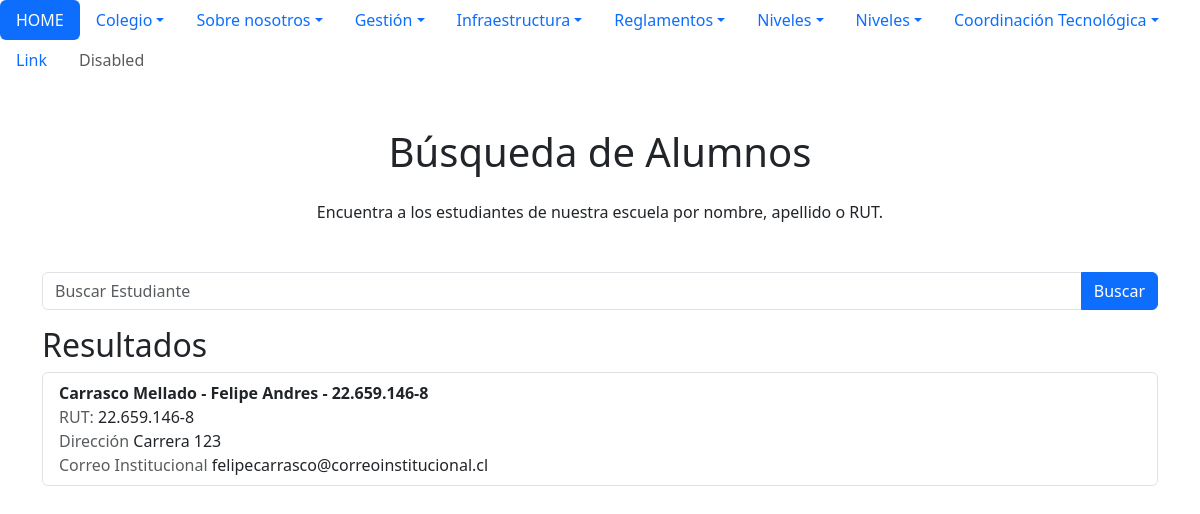
The page /student_search/ on the database as committed earlier.
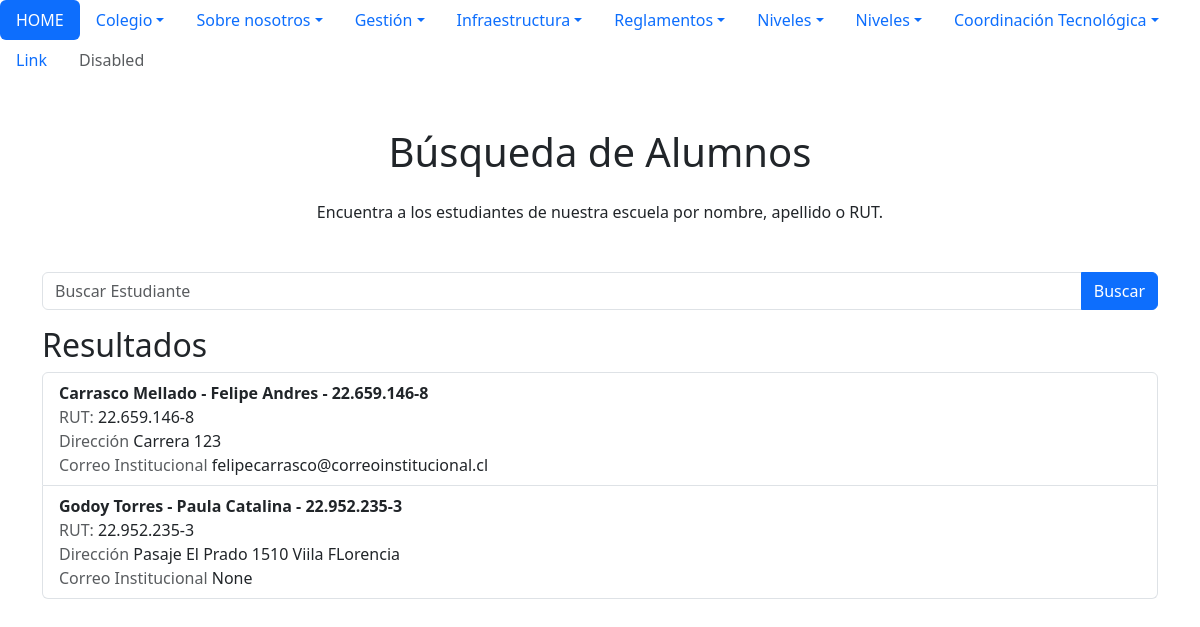
The same page on the database as committed later.
### studentinfo/models.py (models this page shows, shortened)
class Student(models.Model):
    rut = models.CharField(max_length=12, unique=True, null=False, blank=False, verbose_name="RUT")
    lname = models.CharField(max_length=50, null=False, blank=False, verbose_name="Apellidos")
    name = models.CharField(max_length=50, null=False, blank=False, verbose_name="Nombres")
    bday = models.DateField(null=False, blank=False, verbose_name="Fecha de Nacimiento")
    address = models.CharField(max_length=250, null=False, blank=False, verbose_name="Domicilio")
    phone = models.CharField(max_length=15, null=False, blank=False, verbose_name="Número de Teléfono")
    email = models.EmailField(null=True, blank=True, verbose_name="Correo Electrónico")
    ins_email = models.EmailField(verbose_name="Correo Institucional", null=True, blank=True)
    entry_date = models.DateField(null=False, blank=False, verbose_name="Fecha de Ingreso")
    class Meta:
        verbose_name = "Alumno"
        verbose_name_plural = "Alumnos"

### studentinfo/views.py (the view)
# urls.py: path("student_search/", views.student_search, name="student_search"),
def student_search(request):
    query = request.GET.get('q', '')
    if query:
        students = Student.objects.filter(
            Q(name__icontains=query)|
            Q(lname__icontains=query)|
            Q(rut__icontains=query)
        )
        """Se ha importado Q de django.db.models, que permite combinar condiciones en una consulta de manera flexible.
           La consulta busca en los tres campos: name, lname y rut. Se usa | (OR) para que la consulta filtre por
           cualquier campo que contenga la cadena query."""
    else:                                                                   # Si no hay consulta...
        students = Student.objects.all()                                    # Mostrar todos los estudiantes.
    context = {
        'query':query,
        'students':students
    }
    return render(request, 'studentinfo/student_search.html', context)

### studentinfo/templates/studentinfo/student_search.html
{% extends 'index/base.html' %}
{% block content %}
<div class="container mt-5">
    <h1 class="text-center mb-4">Búsqueda de Alumnos</h1>
    <p class="text-center mb-5">Encuentra a los estudiantes de nuestra escuela por nombre, apellido o RUT.</p>
    <form method="get"
          action=""
          hx-get=""
          hx-target="#resulst"
          hx-trigger="input">
        <div class="input-group mb-3">
            <input type="text"
                   name="q"
                   value= "{{ query }}"
                   class="form-control"
                   placeholder="Buscar Estudiante"
                   aria-label="Buscar Estudiante">
            <button class="btn btn-primary" type="submit">Buscar</button>
        </div>
    </form>
    <div id="results">
        {% if students %}
        <h2>Resultados</h2>
        <ul class="list-group">
            {% for student in students %}
                <li class="list-group-item">
                    <strong>{{ student.lname }} - {{ student.name }} - {{ student.rut}}</strong><br>
                    <span class="text-muted">RUT:</span> {{ student.rut }}<br>
                    <span class="text-muted">Dirección</span> {{ student.address }}<br>
                    <span class="text-muted">Correo Institucional</span> {{ student.ins_email }}<br>
                </li>
            {% endfor %}
        </ul>
        {% else %}
            <p class="text-center">No se encontraron estudiantes</p>
        {% endif %}
    </div>
</div>
{% endblock %}

Rows that differ between the two databases and show on the page:
added Student: lname "Godoy Torres", name "Paula Catalina", rut "22.952.235-3", address "Pasaje El Prado 1510 Viila FLorencia", ins_email "None"
